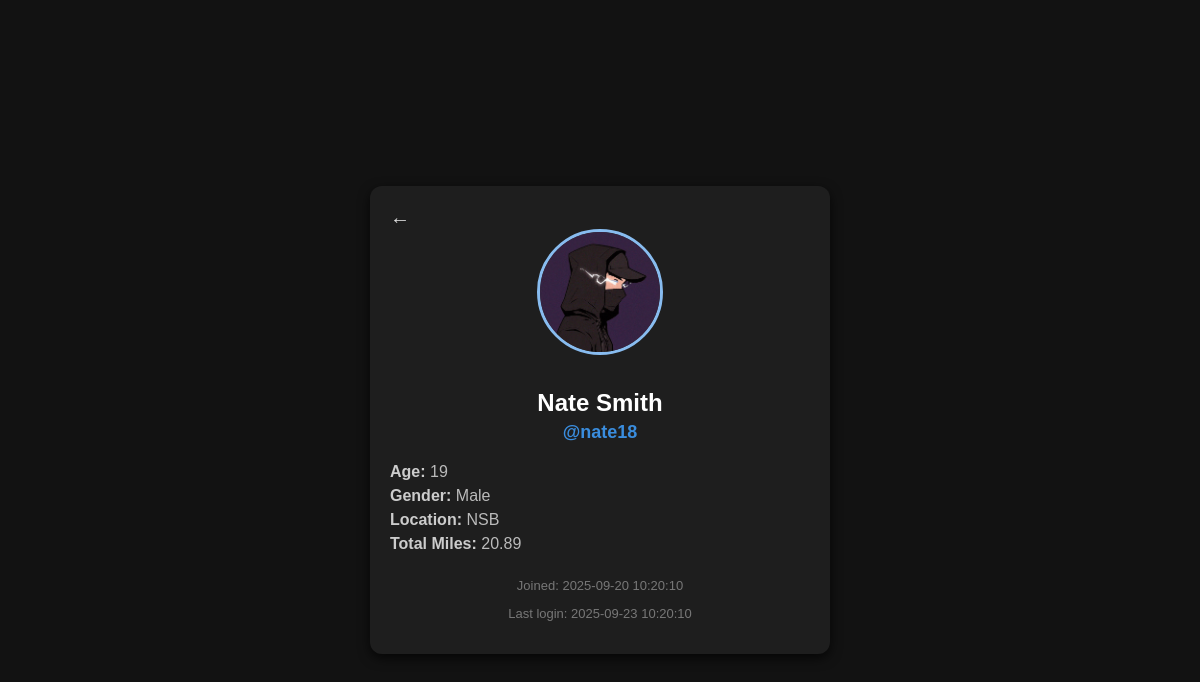
Page /profile/nate18 on the committed database.
### tables this page shows
CREATE TABLE users (
    id INTEGER PRIMARY KEY AUTOINCREMENT,
    username,
    first_name TEXT,
    last_name TEXT,
    password TEXT,
    age INTEGER,
    gender TEXT,
    location TEXT,
    color TEXT,
    profile_picture TEXT,
    creation_date TIMESTAMP,
    last_login TIMESTAMP
);

### py/pages/profile.py (the view)
def profile(username):
    conn, cursor = dbConnection()
    cursor.execute("SELECT id FROM users WHERE username = ?", (username,))
    user_id = cursor.fetchone()[0]
    cursor.execute("SELECT * FROM users WHERE username = ?", (username,))
    user = cursor.fetchone()
    cursor.execute("select SUM(MILES) from runnings where user_id = ?", (user_id,))
    total_miles = cursor.fetchone()[0]
    cursor.execute("SELECT route_coords FROM runnings WHERE user_id = ?", (user_id,))
    territory = cursor.fetchall()
    conn.close()
    territory = [dict(row) for row in territory]
    return render_template('profile.html', user=user, total_miles=total_miles, territory=territory)

### py/database/db.py (called while the page is built)
def dbConnection():
    conn = sqlite3.connect(DATABASE)
    conn.row_factory = sqlite3.Row
    cursor = conn.cursor()
    return conn, cursor

### templates/profile.html (shortened to what this page needs)
<!DOCTYPE html>
<html lang="en">
<head>
</head>
<body>
  <div class="profile-card">
<div style="justify-self: left;">
  <span onclick="history.back()" style="cursor: pointer; font-size: 20px;">←</span>
</div>
    <div>
        <img src="{{ url_for('static', filename='img/' + user.profile_picture + '.png') }}" alt="Profile Picture" class="profile-picture" />
        <h1>{{ user.first_name }} {{ user.last_name }}</h1>
        <div class="username">@{{ user.username }}</div>
    </div>
    <div class="info">
      <p><span>Age:</span> {{ user.age }}</p>
      <p><span>Gender:</span> {{ user.gender }}</p>
      <p><span>Location:</span> {{ user.location }}</p>
      <p><span>Total Miles:</span> {{total_miles}}</p>
    </div>
    <div class="meta">
      <p>Joined: {{ user.creation_date }}</p>
      <p>Last login: {{ user.last_login }}</p>
    </div>
  </div>
</body>
</html>

### templates/profile.html (style rules this page uses)
body { font-family: Arial, sans-serif; background: #121212; color: #e0e0e0; margin: 0; padding: 20px; display: flex; justify-content: center; align-items: center; min-height: 100vh; }
.profile-card { background: #1e1e1e; border-radius: 12px; box-shadow: 0 4px 12px rgba(0, 0, 0, 0.7); max-width: 420px; width: 100%; padding: 20px; text-align: center; color: #e0e0e0; }
.profile-picture { width: 120px; height: 120px; border-radius: 50%; object-fit: cover; border: 3px solid #88bcf0; margin-bottom: 20px; background-color: #333; }
h1 { margin: 10px 0 5px; font-size: 24px; color: #ffffff; }
.username { font-size: 18px; color: #3a8dde; font-weight: bold; }
.info { margin-top: 20px; text-align: left; }
.info p { margin: 6px 0; font-size: 16px; color: #bbbbbb; }
.info span { font-weight: bold; color: #cccccc; }
.meta { font-size: 13px; color: #777; margin-top: 25px; }

### rows in the picture
users: first_name "Nate", last_name "Smith", username "nate18", age "19", gender "Male", location "NSB", creation_date "2025-09-20 10:20:10", last_login "2025-09-23 10:20:10"

### other values in the picture
{{ total_miles }} "20.89"
